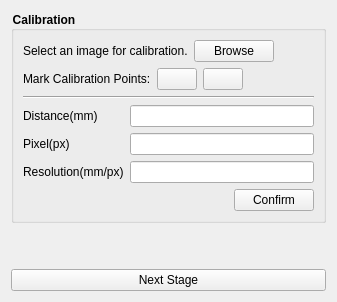
            <widget class="QWidget" name="calibrationPage">
             <layout class="QVBoxLayout" name="calibrationPageLayout">
              <item>
               <layout class="QVBoxLayout" name="calibrationOuterLayout">
                <item>
                 <layout class="QVBoxLayout" name="calibrationContentLayout">
                  <item>
                   <layout class="QHBoxLayout" name="calibrationHeaderLayout">
                    <property name="rightMargin">
                     <number>0</number>
                    </property>
                    <property name="bottomMargin">
                     <number>0</number>
                    </property>
                   </layout>
                  </item>
                  <item>
                   <widget class="QGroupBox" name="calibrationGroupBox">
                    <property name="minimumSize">
                     <size>
                      <width>0</width>
                      <height>200</height>
                     </size>
                    </property>
                    <property name="styleSheet">
                     <string notr="true">QGroupBox{
    font-weight: bold;
}
</string>
                    </property>
                    <property name="title">
                     <string>Calibration</string>
                    </property>
                    <layout class="QVBoxLayout" name="calibrationGroupLayout">
                     <item>
                      <layout class="QHBoxLayout" name="calibrationImageLayout">
                       <property name="bottomMargin">
                        <number>0</number>
                       </property>
                       <item>
                        <widget class="QLabel" name="calibrationImageHintLabel">
                         <property name="text">
                          <string>Select an image for calibration.</string>
                         </property>
                        </widget>
                       </item>
                       <item>
                        <widget class="QPushButton" name="caliUploadButton">
                         <property name="text">
                          <string>Browse</string>
                         </property>
                        </widget>
                       </item>
                       <item>
                        <spacer name="calibrationImageSpacer">
                         <property name="orientation">
                          <enum>Qt::Orientation::Horizontal</enum>
                         </property>
                         <property name="sizeHint" stdset="0">
                          <size>
                           <width>40</width>
                           <height>20</height>
                          </size>
                         </property>
                        </spacer>
                       </item>
                      </layout>
                     </item>
                     <item>
                      <layout class="QHBoxLayout" name="calibrationPointsLayout">
                       <property name="bottomMargin">
                        <number>0</number>
                       </property>
                       <item>
                        <widget class="QLabel" name="calibrationPointsLabel">
                         <property name="sizePolicy">
                          <sizepolicy hsizetype="Preferred" vsizetype="Preferred">
                           <horstretch>0</horstretch>
                           <verstretch>0</verstretch>
                          </sizepolicy>
                         </property>
                         <property name="text">
                          <string>Mark Calibration Points:</string>
                         </property>
                        </widget>
                       </item>
                       <item>
                        <widget class="QPushButton" name="clickAddButton">
                         <property name="sizePolicy">
                          <sizepolicy hsizetype="Fixed" vsizetype="Fixed">
                           <horstretch>0</horstretch>
                           <verstretch>0</verstretch>
                          </sizepolicy>
                         </property>
                         <property name="text">
                          <string/>
                         </property>
                         <property name="icon">
                          <iconset resource="../icon.qrc">
                           <normaloff>:/icons/icons/caliadd.svg</normaloff>:/icons/icons/caliadd.svg</iconset>
                         </property>
                         <property name="iconSize">
                          <size>
                           <width>25</width>
                           <height>25</height>
                          </size>
                         </property>
                         <property name="checkable">
                          <bool>true</bool>
                         </property>
                         <attribute name="buttonGroup">
                          <string notr="true">caliButtonGroup</string>
                         </attribute>
                        </widget>
                       </item>
                       <item>
                        <widget class="QPushButton" name="clickDeleteButton">
                         <property name="sizePolicy">
                          <sizepolicy hsizetype="Fixed" vsizetype="Fixed">
                           <horstretch>0</horstretch>
                           <verstretch>0</verstretch>
                          </sizepolicy>
                         </property>
                         <property name="text">
                          <string/>
                         </property>
                         <property name="icon">
                          <iconset resource="../icon.qrc">
                           <normaloff>:/icons/icons/calidelete.svg</normaloff>:/icons/icons/calidelete.svg</iconset>
                         </property>
                         <property name="iconSize">
                          <size>
                           <width>25</width>
                           <height>25</height>
                          </size>
                         </property>
                         <property name="checkable">
                          <bool>true</bool>
                         </property>
                         <attribute name="buttonGroup">
                          <string notr="true">caliButtonGroup</string>
                         </attribute>
                        </widget>
                       </item>
                       <item>
                        <spacer name="calibrationPointsSpacer">
                         <property name="orientation">
                          <enum>Qt::Orientation::Horizontal</enum>
                         </property>
                         <property name="sizeHint" stdset="0">
                          <size>
                           <width>40</width>
                           <height>20</height>
                          </size>
                         </property>
                        </spacer>
                       </item>
                      </layout>
                     </item>
                     <item>
                      <widget class="Line" name="calibrationSeparator">
                       <property name="orientation">
                        <enum>Qt::Orientation::Horizontal</enum>
                       </property>
                      </widget>
                     </item>
                     <item>
                      <layout class="QFormLayout" name="calibrationValuesLayout">
                       <property name="bottomMargin">
                        <number>0</number>
                       </property>
                       <item row="1" column="0">
                        <widget class="QLabel" name="distanceLabel">
                         <property name="text">
                          <string>Distance(mm)</string>
                         </property>
                        </widget>
                       </item>
                       <item row="1" column="1">
                        <widget class="QLineEdit" name="distanceLineEdit"/>
                       </item>
                       <item row="2" column="0">
                        <widget class="QLabel" name="pixelLabel">
                         <property name="text">
                          <string>Pixel(px)</string>
                         </property>
                        </widget>
                       </item>
                       <item row="2" column="1">
                        <widget class="QLineEdit" name="pixelLineEdit"/>
                       </item>
                       <item row="3" column="0">
                        <widget class="QLabel" name="resolutionLabel">
                         <property name="text">
                          <string>Resolution(mm/px)</string>
                         </property>
                        </widget>
                       </item>
                       <item row="3" column="1">
                        <widget class="QLineEdit" name="resolutionLineEdit"/>
                       </item>
                      </layout>
                     </item>
                     <item>
                      <layout class="QHBoxLayout" name="calibrationConfirmLayout">
                       <property name="bottomMargin">
                        <number>0</number>
                       </property>
                       <item>
                        <spacer name="calibrationConfirmSpacer">
                         <property name="orientation">
                          <enum>Qt::Orientation::Horizontal</enum>
                         </property>
                         <property name="sizeHint" stdset="0">
                          <size>
                           <width>40</width>
                           <height>20</height>
                          </size>
                         </property>
                        </spacer>
                       </item>
                       <item>
                        <widget class="QPushButton" name="confirmButton">
                         <property name="text">
                          <string>Confirm</string>
                         </property>
                        </widget>
                       </item>
                      </layout>
                     </item>
                    </layout>
                   </widget>
                  </item>
                 </layout>
                </item>
                <item>
                 <spacer name="calibrationBottomSpacer">
                  <property name="orientation">
                   <enum>Qt::Orientation::Vertical</enum>
                  </property>
                  <property name="sizeHint" stdset="0">
                   <size>
                    <width>20</width>
                    <height>40</height>
                   </size>
                  </property>
                 </spacer>
                </item>
                <item>
                 <layout class="QHBoxLayout" name="calibrationNavigationLayout">
                  <property name="bottomMargin">
                   <number>0</number>
                  </property>
                  <item>
                   <widget class="QPushButton" name="nextButton0">
                    <property name="text">
                     <string>Next Stage</string>
                    </property>
                   </widget>
                  </item>
                 </layout>
                </item>
               </layout>
              </item>
             </layout>
            </widget>
